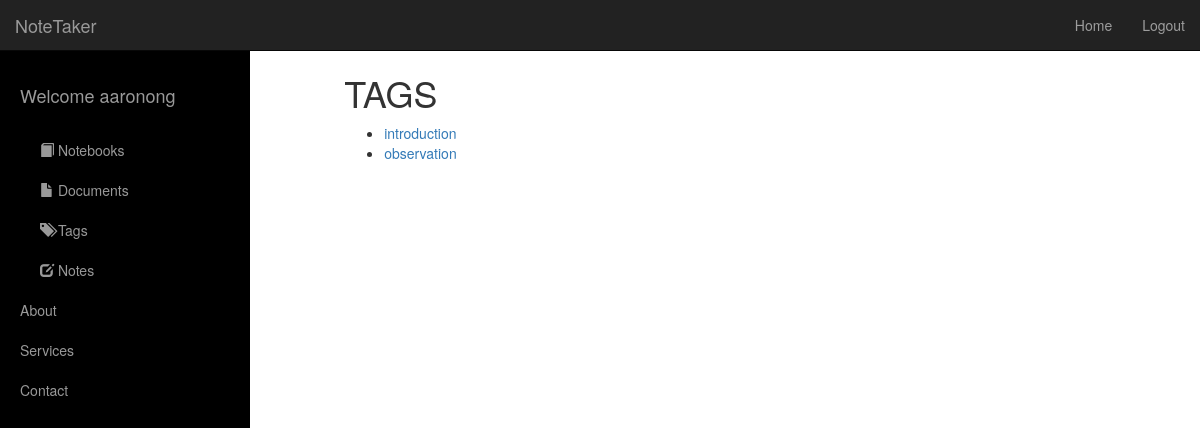
Before: /tags/ (signed in) with the older database file.
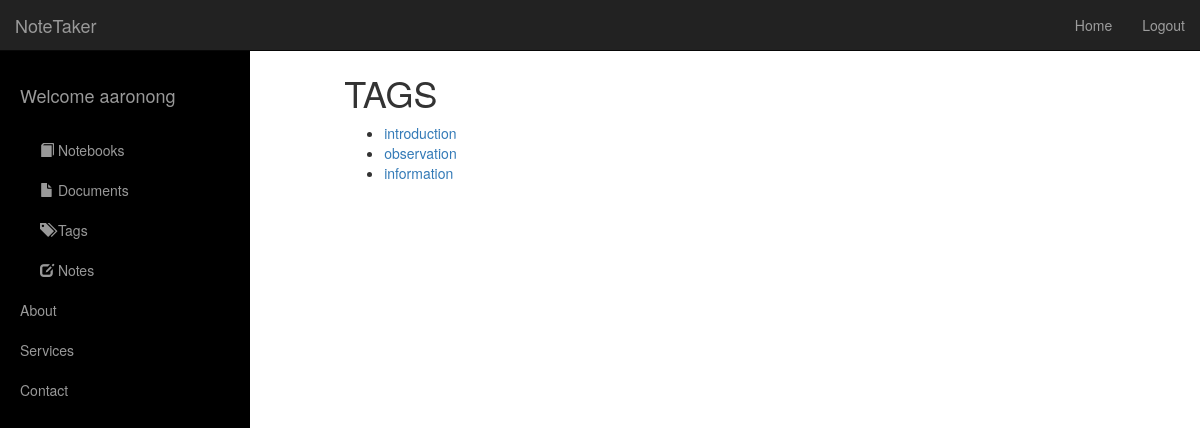
After: the same page with the newer database file.
### notetaker/models.py (models this page shows, shortened)
@python_2_unicode_compatible
class Tags(models.Model):
    tag_text = models.CharField(max_length=20)
    note_ids = models.ManyToManyField(
        Note,
        through='Tagging',
        through_fields=('tag','note')
    )

### notetaker/views.py (the view)
# urls.py: url(r'^tags/$', views.tags, name='tags'),
def tags(request):
    all_tags = Tags.objects.filter(tagging__note__noteauthorization__user=request.user)
    tag_with_notes = {}
    for tag in all_tags:
        tag_with_notes[tag] = Note.objects.filter(noteauthorization__user=request.user, tagging__tag=tag)
    context = {
        'all_tags': tag_with_notes,
    }
    return render(request, 'tags.html', context)

### templates/tags.html (shortened to what this page needs)
{% extends 'base.html' %}
{% load staticfiles %}
{% block content %}
    <h2>Secret header</h2>
    <h1>TAGS</h1>
    {% if all_tags %}
        <ul>
        {% for tag, notes in all_tags.items %}
            <li><a href="/tags/{{ tag.id }}/"> {{ tag.tag_text }}</a></li>
        {% endfor %}
        </ul>
    {% else %}
        <p>No tags are available.</p>
    {% endif %}
{% endblock %}

### templates/base.html (shortened to what this page needs)
{% load staticfiles %}
<!DOCTYPE html>
<html>
	<head>
	    <link href="{% static "bootstrap/js/bootstrap.min.js" %}" rel="stylesheet">
	    <link href="{% static "bootstrap/css/bootstrap.min.css" %}" rel="stylesheet">
    	<link href="{% static "bootstrap/css/simple-sidebar.css" %}" rel="stylesheet">
	</head>
	<body>
	    <div id="wrapper">
        <div id="sidebar-wrapper">
            <ul class="sidebar-nav">
                <li class="sidebar-brand">
                    <a href="#">
                    </a>
                </li>
				<li class="sidebar-brand">
                    <a href="#">
						{% if user.is_authenticated %}
                        Welcome {{ user }}
						{% endif %}
                    </a>
                </li>
                <li>
                    <a href="/notebooks"><i style="font-size:1em;" class="glyphicon glyphicon-book"></i> Notebooks</a>
                </li>
                <li>
                    <a href="/documents"><i style="font-size:1em;" class="glyphicon glyphicon-file"></i> Documents</a>
                </li>
                <li>
                    <a href="/tags"><i style="font-size:1em;" class="glyphicon glyphicon-tags"></i> Tags</a>
                </li>
                <li>
                    <a href="/noteedit"><i style="font-size:1em;" class="glyphicon glyphicon-edit"></i> Notes</a>
                </li>
                <li>
                    <a href="#">About</a>
                </li>
                <li>
                    <a href="#">Services</a>
                </li>
                <li>
                    <a href="#">Contact</a>
                </li>
            </ul>
        </div>
		<nav class="navbar navbar-inverse navbar-fixed-top">
	      <div class="container-fluid">
	      	 <div class="navbar-header">
		       <a href="#menu-toggle" class="navbar-brand" id="menu-toggle">NoteTaker</a>
		    </div>
	        <div id="navbar" class="navbar-collapse collapse">
	          {% if user.is_authenticated %}
	          <ul class="nav navbar-nav navbar-right">
	            <li><a href="{% url 'index' %}">Home</a></li>
	            <li><a href="{% url 'logout' %}">Logout</a></li>
	          </ul>
	          {% endif %}
	        </div>
	      </div>
	    </nav>
	    <div class="container-fluid">
      	  <div class="row">
            <div class="col-sm-8 col-sm-offset-2 col-md-10 col-md-offset-1 main">
			{% block content %}
			{% endblock %}
			</div>
      	  </div>
     	</div>
	</body>
</html>

Changed rows visible on the page:
added Tags: tag_text "information"
